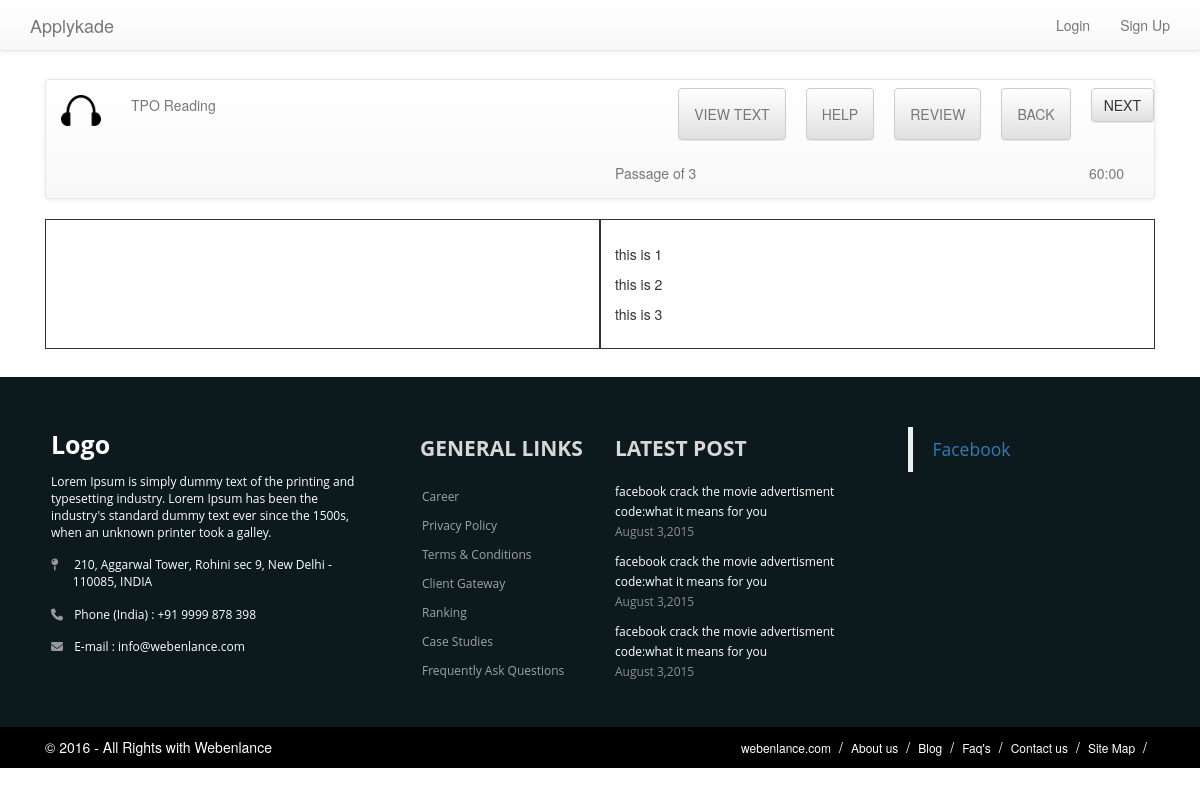
/tpo/reading/, run on an earlier commit of the app's database.
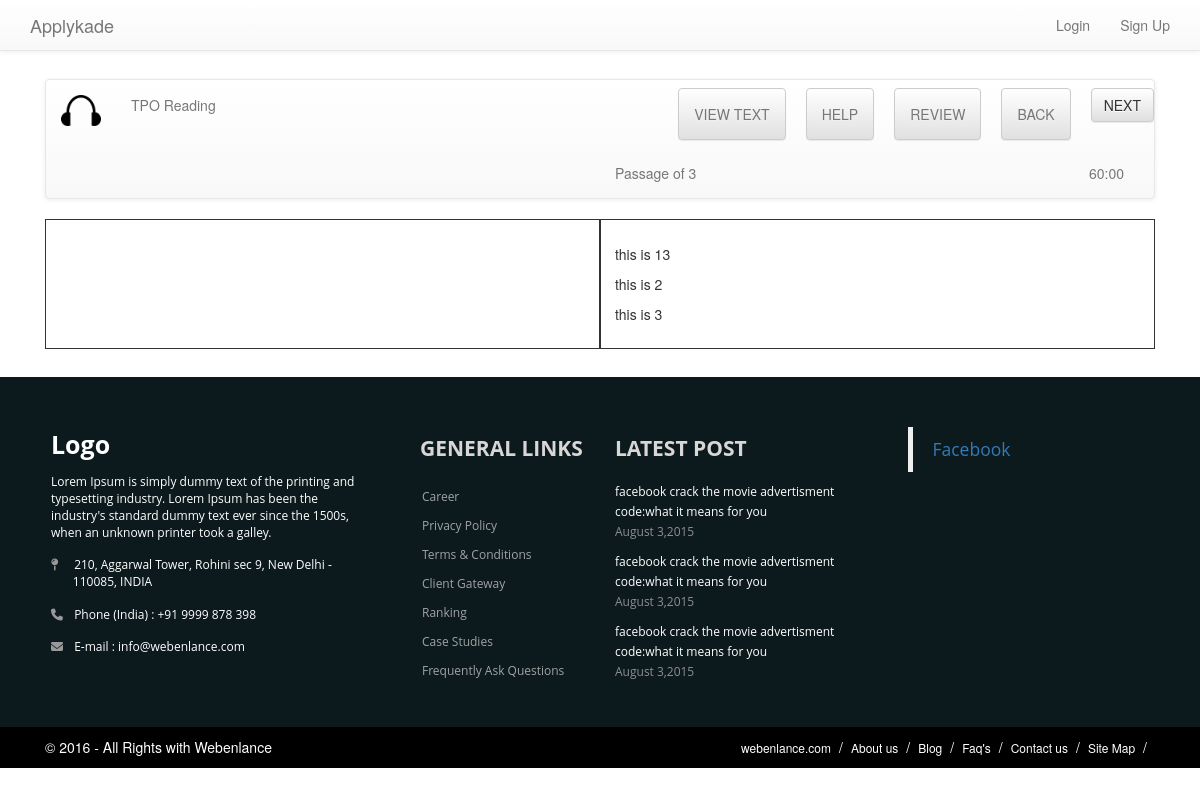
And on a later commit of the database.
### tpo/models.py (models this page shows)
class Paragraph(models.Model):
    passage = models.ForeignKey(Passage, on_delete=models.CASCADE)
    text = models.CharField(max_length=1200)
    orderingNumber = models.IntegerField(default=1)
    def __str__(self):
        return str(self.text)

### tpo/views.py (the view)
@csrf_exempt
def reading(request):
    print(request)
    data = {}
    data['passage_title'] = 1
    paragraphs = Paragraph.objects.all().filter(passage__passageNumber__exact=data['passage_title']).order_by(
        'orderingNumber')
    print(paragraphs)
    return render_to_response('tpo/reading.html', {'paragraphs': paragraphs})

### tpo/templates/tpo/reading.html (shortened to what this page needs)
{% extends 'tpo/base.html' %}
{% block content %}
    {% load static %}
    <form action="/tpo/q/?tpoNumber={{ tpoNum }}&passageNumber={{ passage.passageNumber }}&questionNumber={{ questionNo }}"
          method="post" class="navbar-form" id="nextQuestionForm">
        <nav class="navbar navbar-default" role="navigation">
            <div>
                <div class="navbar-header" style="text-align: center;">
                    <a class="navbar-brand" href="#">
                        <img src="{% static "images/logo.png" %}" width="40px">
                    </a>
                </div>
                <p class="navbar-text">TPO {{ tpoNum }} Reading</p>
                <div class="collapse navbar-collapse">
                    <ul class="nav navbar-nav navbar-right nav-button-ul">
                        <li><a class="btn btn-default navbar-btn">VIEW TEXT</a></li>
                        <li><a class="btn btn-default navbar-btn">HELP</a></li>
                        <li><a class="btn btn-default navbar-btn">REVIEW</a></li>
                        <li><a class="btn btn-default navbar-btn">BACK</a></li>
                        <li>
                            <button
                                    type="submit" class="btn btn-default navbar-btn" id="nextQuestion">NEXT
                            </button>
                        </li>
                    </ul>
                </div>
            </div>
            <div>
                <div class="col-lg-offset-6">
                    <p class="navbar-text">Passage {{ passage.passageNum }} of 3</p>
                </div>
                <div>
                    <p class="navbar-text navbar-right" style="margin-right:30px;">60:00</p>
                </div>
            </div>
        </nav>
        <div class="passage-part">
            <div id="question-section" class="passage-section col-lg-6">
            </div>
            <div class="passage-section col-lg-6">
                {% for paragraph in paragraphs %}
                    <div class="paragraph">
                        <p>{{ paragraph.text|linebreaksbr }}</p>
                    </div>
                {% endfor %}
            </div>
        </div>
    </form>
{% endblock %}

### tpo/templates/tpo/base.html (shortened to what this page needs)
<!DOCTYPE html>
<html>
    <head>
        {% load static %}
        {% block head_css %}
            {% block head_css_site %}
                <link href="{% static "css/bootstrap.min.css" %}"
                      rel="stylesheet" media="screen">
                <link href="{% static "css/bootstrap-theme.min.css" %}"
                      rel="stylesheet" media="screen">
                <link href="{% static "css/app.css" %}"
                      rel="stylesheet" media="screen">
            {% endblock head_css_site %}
        {% endblock head_css %}
    </head>
<body>
    <header>
        <div class="navbar navbar-default navbar-static-top
        {% block nav-style %}{% endblock %}">
            <div class="container p-none">
                <div class="navbar-header">
                    <a class="navbar-brand" href="/">Applykade</a>
                </div>
                <div class="collapse navbar-collapse">
                    <ul class="nav navbar-nav navbar-right">
                        {% if user.is_authenticated %}
                            <li><a href="">Logout</a></li>
                            <li><a href=""
                                   class="p-r-none">Accounts</a></li>
                        {% else %}
                            <li><a href="">Login</a></li>
                            <li><a href="" class="p-r-none">Sign Up</a></li>
                        {% endif %}
                    </ul>
                </div>
            </div>
        </div>
    </header>
    <div id="site-wrapper" class="container">
        {% block content %}{% endblock content %}
    </div>
    <link href="https://fortawesome.github.io/Font-Awesome/assets/font-awesome/css/font-awesome.css" rel="stylesheet">
<footer>
  <div class="container">
    <div class="row">
      <div class="col-md-4 col-sm-6 footerleft ">
        <div class="logofooter"> Logo</div>
        <p>Lorem Ipsum is simply dummy text of the printing and typesetting industry. Lorem Ipsum has been the industry's standard dummy text ever since the 1500s, when an unknown printer took a galley.</p>
        <p><i class="fa fa-map-pin"></i> 210, Aggarwal Tower, Rohini sec 9, New Delhi -        110085, INDIA</p>
        <p><i class="fa fa-phone"></i> Phone (India) : +91 9999 878 398</p>
        <p><i class="fa fa-envelope"></i> E-mail : info@webenlance.com</p>
      </div>
      <div class="col-md-2 col-sm-6 paddingtop-bottom">
        <h6 class="heading7">GENERAL LINKS</h6>
        <ul class="footer-ul">
          <li><a href="#"> Career</a></li>
          <li><a href="#"> Privacy Policy</a></li>
          <li><a href="#"> Terms & Conditions</a></li>
          <li><a href="#"> Client Gateway</a></li>
          <li><a href="#"> Ranking</a></li>
          <li><a href="#"> Case Studies</a></li>
          <li><a href="#"> Frequently Ask Questions</a></li>
        </ul>
      </div>
      <div class="col-md-3 col-sm-6 paddingtop-bottom">
        <h6 class="heading7">LATEST POST</h6>
        <div class="footer-post">
          <p>facebook crack the movie advertisment code:what it means for you <span>August 3,2015</span></p>
          <p>facebook crack the movie advertisment code:what it means for you <span>August 3,2015</span></p>
          <p>facebook crack the movie advertisment code:what it means for you <span>August 3,2015</span></p>
        </div>
      </div>
      <div class="col-md-3 col-sm-6 paddingtop-bottom">
        <div class="fb-page" data-href="https://www.facebook.com/facebook" data-tabs="timeline" data-height="300" data-small-header="false" style="margin-bottom:15px;" data-adapt-container-width="true" data-hide-cover="false" data-show-facepile="true">
          <div class="fb-xfbml-parse-ignore">
            <blockquote cite="https://www.facebook.com/facebook"><a href="https://www.facebook.com/facebook">Facebook</a></blockquote>
          </div>
        </div>
      </div>
    </div>
  </div>
</footer>
<div class="copyright">
  <div class="container">
    <div class="col-md-6">
      <p>© 2016 - All Rights with Webenlance</p>
    </div>
    <div class="col-md-6">
      <ul class="bottom_ul">
        <li><a href="#">webenlance.com</a></li>
        <li><a href="#">About us</a></li>
        <li><a href="#">Blog</a></li>
        <li><a href="#">Faq's</a></li>
        <li><a href="#">Contact us</a></li>
        <li><a href="#">Site Map</a></li>
      </ul>
    </div>
  </div>
</div>
</body>
</html>

### tpo/static/css/app.css (style rules this page uses)
footer { background-color:#0c1a1e; min-height:350px; font-family: 'Open Sans', sans-serif; }
.footerleft { margin-top:50px; padding:0 36px; }
.logofooter { margin-bottom:10px; font-size:25px; color:#fff; font-weight:700; }
.footerleft p { color:#fff; font-size:12px !important; font-family: 'Open Sans', sans-serif; margin-bottom:15px; }
.footerleft p i { width:20px; color:#999; }
.paddingtop-bottom { margin-top:50px; }
.footer-ul { list-style-type:none; padding-left:0px; margin-left:2px; }
.footer-ul li { line-height:29px; font-size:12px; }
.footer-ul li a { color:#a0a3a4; transition: color 0.2s linear 0s, background 0.2s linear 0s; }
.copyright { min-height:40px; background-color:#000000; }
.copyright p { text-align:left; color:#FFF; padding:10px 0; margin-bottom:0px; }
.heading7 { font-size:21px; font-weight:700; color:#d9d6d6; margin-bottom:22px; }
.footer-post p { font-size:12px; color:#FFF; line-height:20px; }
.footer-post p span { display:block; color:#8f8f8f; }
.bottom_ul { list-style-type:none; float:right; margin-bottom:0px; }
.bottom_ul li { float:left; line-height:40px; }
.bottom_ul li:after { content:"/"; color:#FFF; margin-right:8px; margin-left:8px; }
.bottom_ul li a { color:#FFF; font-size:12px; }
.nav-button-ul li a { margin-right: 20px; }
.passage-part { display: flex; padding-bottom: 20px; }
.passage-section { border-style: solid; border-width: 1px; flex: 1; padding: 1em; }

What changed in the data, as far as the page shows it:
changed Paragraph: text "this is 1" → "this is 13"
